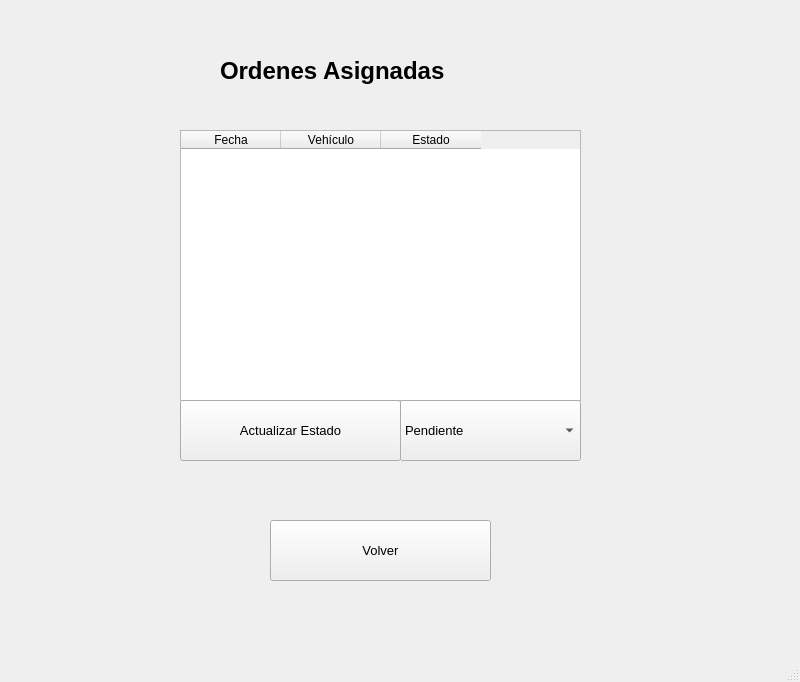
<?xml version="1.0" encoding="UTF-8"?>
<ui version="4.0">
 <class>PanelOrdenesAsignadas</class>
 <widget class="QMainWindow" name="PanelOrdenesAsignadas">
  <property name="geometry">
   <rect>
    <x>0</x>
    <y>0</y>
    <width>800</width>
    <height>682</height>
   </rect>
  </property>
  <property name="windowTitle">
   <string>Ordenes Asignadas</string>
  </property>
  <widget class="QWidget" name="centralwidget">
   <widget class="QLabel" name="lblTitulo">
    <property name="geometry">
     <rect>
      <x>220</x>
      <y>40</y>
      <width>371</width>
      <height>61</height>
     </rect>
    </property>
    <property name="font">
     <font>
      <family>Segoe UI</family>
      <pointsize>18</pointsize>
      <weight>75</weight>
      <bold>true</bold>
     </font>
    </property>
    <property name="text">
     <string>Ordenes Asignadas</string>
    </property>
   </widget>
   <widget class="QTableWidget" name="tablaOrdenes">
    <property name="geometry">
     <rect>
      <x>180</x>
      <y>130</y>
      <width>401</width>
      <height>271</height>
     </rect>
    </property>
    <property name="columnCount">
     <number>3</number>
    </property>
    <column>
     <property name="text">
      <string>Fecha</string>
     </property>
    </column>
    <column>
     <property name="text">
      <string>Vehículo</string>
     </property>
    </column>
    <column>
     <property name="text">
      <string>Estado</string>
     </property>
    </column>
   </widget>
   <widget class="QComboBox" name="cmbNuevoEstado">
    <property name="geometry">
     <rect>
      <x>400</x>
      <y>400</y>
      <width>181</width>
      <height>61</height>
     </rect>
    </property>
    <property name="font">
     <font>
      <family>Segoe UI</family>
      <pointsize>10</pointsize>
     </font>
    </property>
    <property name="toolTip">
     <string/>
    </property>
    <property name="editable">
     <bool>false</bool>
    </property>
    <property name="currentText">
     <string>Pendiente</string>
    </property>
    <item>
     <property name="text">
      <string>Pendiente</string>
     </property>
    </item>
    <item>
     <property name="text">
      <string>En reparación</string>
     </property>
    </item>
    <item>
     <property name="text">
      <string>Finalizado</string>
     </property>
    </item>
   </widget>
   <widget class="QPushButton" name="btnActualizarEstado">
    <property name="geometry">
     <rect>
      <x>180</x>
      <y>400</y>
      <width>221</width>
      <height>61</height>
     </rect>
    </property>
    <property name="font">
     <font>
      <family>Segoe UI</family>
      <pointsize>10</pointsize>
     </font>
    </property>
    <property name="text">
     <string>Actualizar Estado</string>
    </property>
   </widget>
   <widget class="QPushButton" name="btnVolver">
    <property name="geometry">
     <rect>
      <x>270</x>
      <y>520</y>
      <width>221</width>
      <height>61</height>
     </rect>
    </property>
    <property name="font">
     <font>
      <family>Segoe UI</family>
      <pointsize>10</pointsize>
     </font>
    </property>
    <property name="text">
     <string>Volver</string>
    </property>
   </widget>
  </widget>
  <widget class="QMenuBar" name="menubar">
   <property name="geometry">
    <rect>
     <x>0</x>
     <y>0</y>
     <width>800</width>
     <height>26</height>
    </rect>
   </property>
  </widget>
  <widget class="QStatusBar" name="statusbar"/>
 </widget>
 <resources/>
 <connections/>
</ui>
